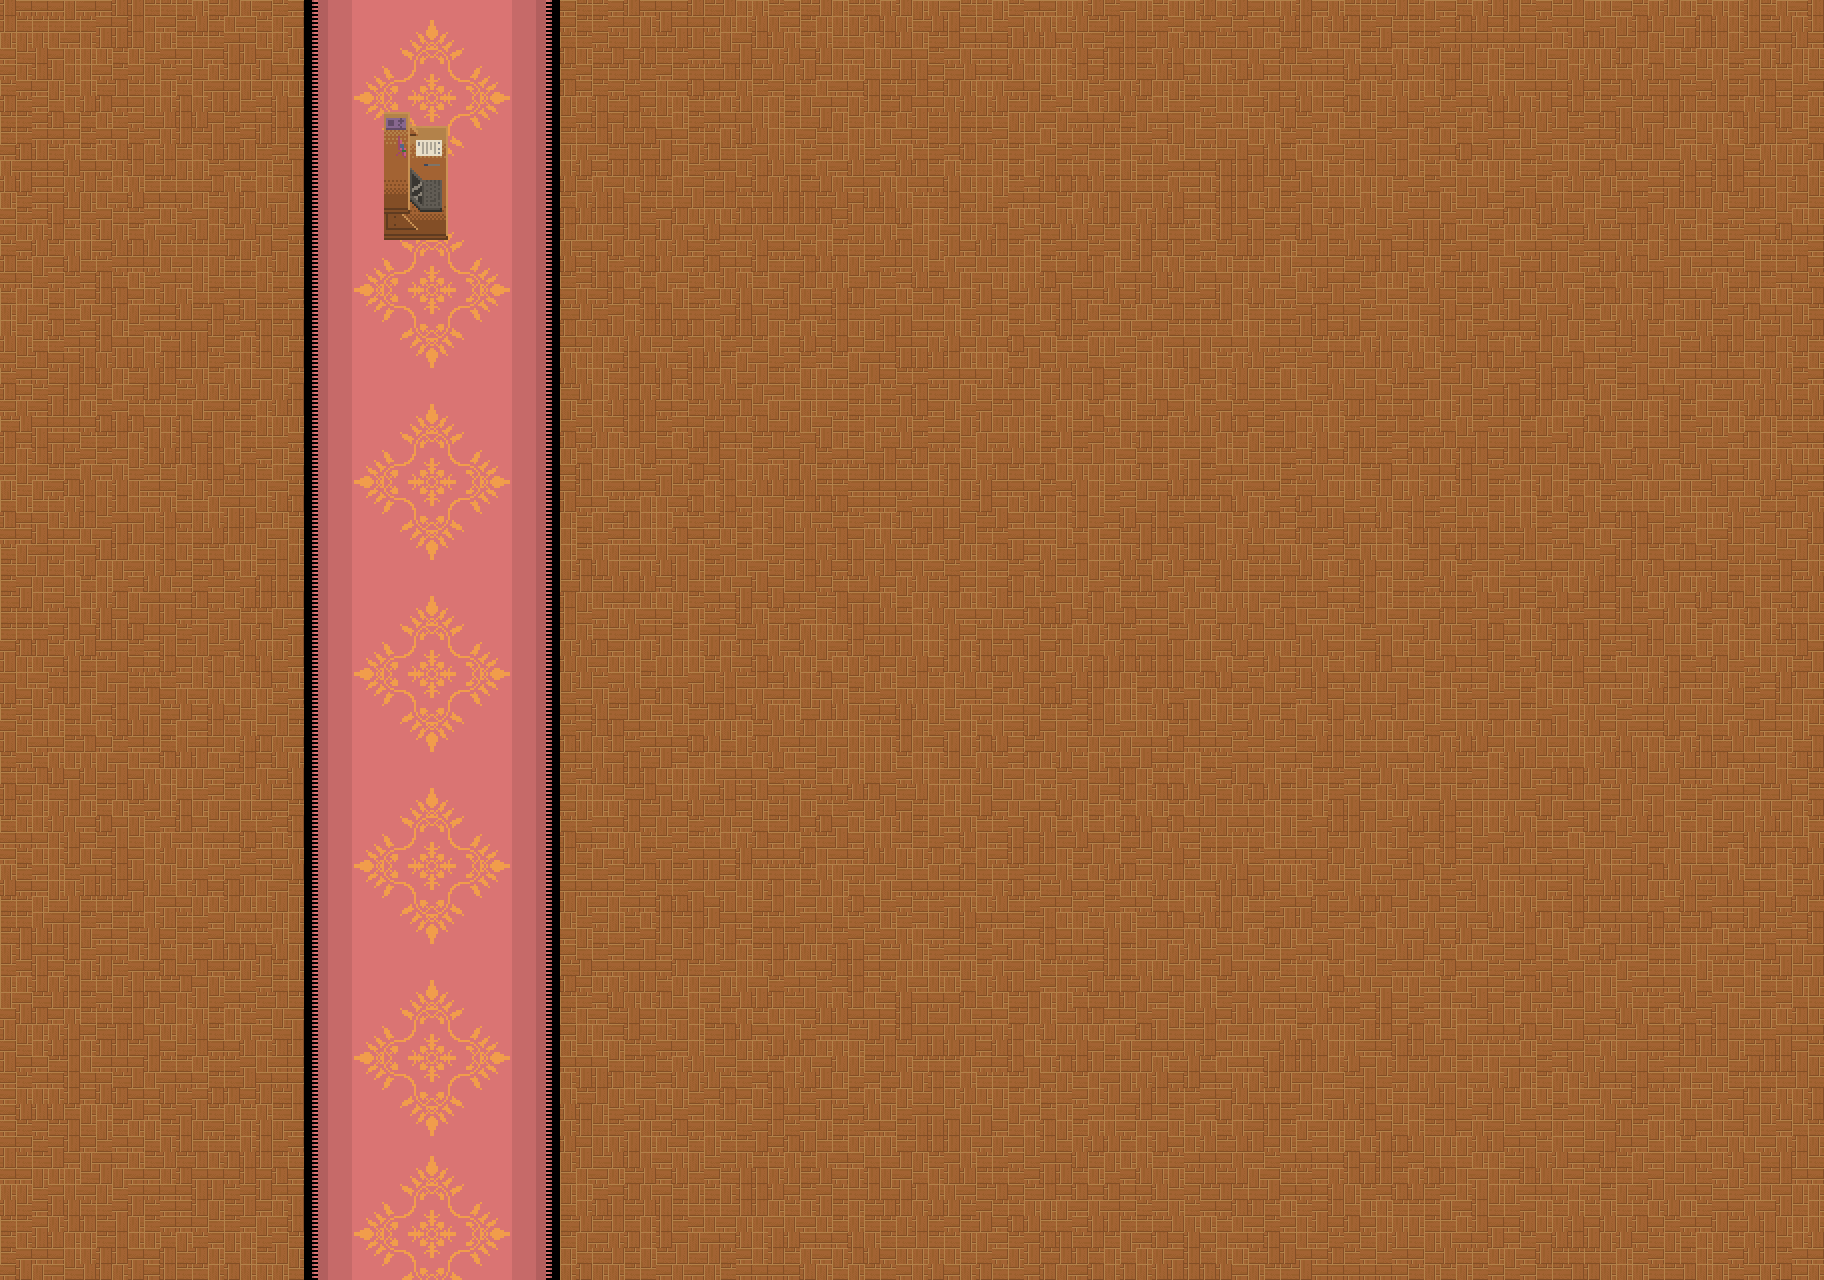

This game map was drawn from its Tiled (.tmx) file and the tilesets committed beside it. A one-line description and the trimmed map source follow:
An orthogonal 114x80 tile map with 16x16 px tiles, 2 tile layers (background, objects), 2 tilesets.

<map version="1.5" tiledversion="1.5.0" orientation="orthogonal" renderorder="right-down" width="114" height="80" tilewidth="16" tileheight="16" infinite="0" nextlayerid="3" nextobjectid="1">
 <tileset firstgid="1" name="open_tileset" tilewidth="16" tileheight="16" tilecount="6840" columns="90">
  <image source="../openpixels-master_0/openpixels-master/open_tileset.png" trans="000000" width="1440" height="1216" />
 </tileset>
 <tileset firstgid="6841" name="open_tileset_2x" tilewidth="16" tileheight="16" tilecount="27360" columns="180">
  <image source="../openpixels-master_0/openpixels-master/open_tileset_2x.png" trans="000000" width="2880" height="2432" />
 </tileset>
 <layer id="1" name="background" width="114" height="80">
  <data>[9120 cells, 9120 non-empty, 196 distinct tile ids]</data>
 </layer>
 <layer id="2" name="objects" width="114" height="80">
  <data>[9120 cells, 32 non-empty, 32 distinct tile ids]</data>
 </layer>
</map>
